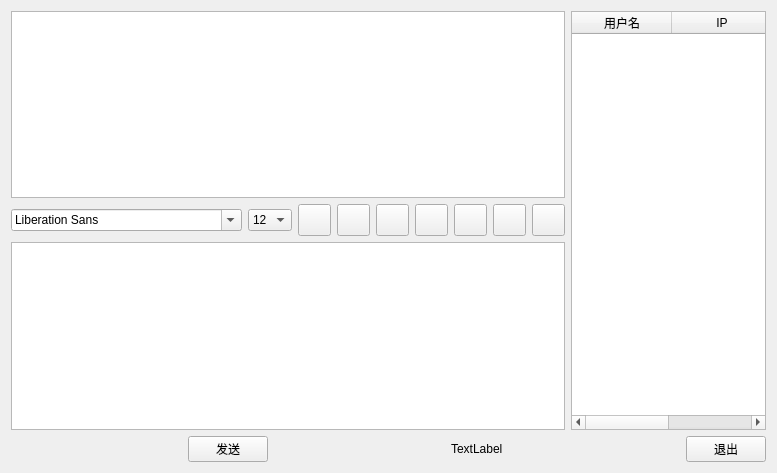
<?xml version="1.0" encoding="UTF-8"?>
<ui version="4.0">
 <class>WidgetClass</class>
 <widget class="QWidget" name="WidgetClass">
  <property name="geometry">
   <rect>
    <x>0</x>
    <y>0</y>
    <width>777</width>
    <height>473</height>
   </rect>
  </property>
  <property name="windowTitle">
   <string>Widget</string>
  </property>
  <layout class="QVBoxLayout" name="verticalLayout_2">
   <item>
    <layout class="QHBoxLayout" name="horizontalLayout_3">
     <item>
      <layout class="QVBoxLayout" name="verticalLayout">
       <item>
        <widget class="QTextBrowser" name="msgBrowser"/>
       </item>
       <item>
        <layout class="QHBoxLayout" name="horizontalLayout_2">
         <item>
          <widget class="QFontComboBox" name="fontCbx"/>
         </item>
         <item>
          <widget class="QComboBox" name="sizeCbx">
           <property name="currentIndex">
            <number>4</number>
           </property>
           <item>
            <property name="text">
             <string>8</string>
            </property>
           </item>
           <item>
            <property name="text">
             <string>9</string>
            </property>
           </item>
           <item>
            <property name="text">
             <string>10</string>
            </property>
           </item>
           <item>
            <property name="text">
             <string>11</string>
            </property>
           </item>
           <item>
            <property name="text">
             <string>12</string>
            </property>
           </item>
           <item>
            <property name="text">
             <string>13</string>
            </property>
           </item>
           <item>
            <property name="text">
             <string>14</string>
            </property>
           </item>
           <item>
            <property name="text">
             <string>15</string>
            </property>
           </item>
           <item>
            <property name="text">
             <string>16</string>
            </property>
           </item>
           <item>
            <property name="text">
             <string>17</string>
            </property>
           </item>
           <item>
            <property name="text">
             <string>18</string>
            </property>
           </item>
           <item>
            <property name="text">
             <string>19</string>
            </property>
           </item>
           <item>
            <property name="text">
             <string>20</string>
            </property>
           </item>
           <item>
            <property name="text">
             <string>21</string>
            </property>
           </item>
           <item>
            <property name="text">
             <string>22</string>
            </property>
           </item>
          </widget>
         </item>
         <item>
          <widget class="QToolButton" name="boldTBtn">
           <property name="minimumSize">
            <size>
             <width>33</width>
             <height>32</height>
            </size>
           </property>
           <property name="toolTip">
            <string>加粗</string>
           </property>
           <property name="text">
            <string/>
           </property>
           <property name="iconSize">
            <size>
             <width>26</width>
             <height>26</height>
            </size>
           </property>
           <property name="checkable">
            <bool>true</bool>
           </property>
          </widget>
         </item>
         <item>
          <widget class="QToolButton" name="italicTBtn">
           <property name="minimumSize">
            <size>
             <width>33</width>
             <height>32</height>
            </size>
           </property>
           <property name="toolTip">
            <string>倾斜</string>
           </property>
           <property name="text">
            <string/>
           </property>
           <property name="iconSize">
            <size>
             <width>26</width>
             <height>26</height>
            </size>
           </property>
           <property name="checkable">
            <bool>true</bool>
           </property>
          </widget>
         </item>
         <item>
          <widget class="QToolButton" name="underlineTBtn">
           <property name="minimumSize">
            <size>
             <width>33</width>
             <height>32</height>
            </size>
           </property>
           <property name="toolTip">
            <string>下划线</string>
           </property>
           <property name="text">
            <string/>
           </property>
           <property name="iconSize">
            <size>
             <width>26</width>
             <height>26</height>
            </size>
           </property>
           <property name="checkable">
            <bool>true</bool>
           </property>
          </widget>
         </item>
         <item>
          <widget class="QToolButton" name="colorTBtn">
           <property name="minimumSize">
            <size>
             <width>33</width>
             <height>32</height>
            </size>
           </property>
           <property name="toolTip">
            <string>更改字体颜色</string>
           </property>
           <property name="text">
            <string/>
           </property>
           <property name="iconSize">
            <size>
             <width>26</width>
             <height>26</height>
            </size>
           </property>
          </widget>
         </item>
         <item>
          <widget class="QToolButton" name="sendTBtn">
           <property name="minimumSize">
            <size>
             <width>33</width>
             <height>32</height>
            </size>
           </property>
           <property name="toolTip">
            <string>传输文件</string>
           </property>
           <property name="text">
            <string/>
           </property>
           <property name="iconSize">
            <size>
             <width>26</width>
             <height>26</height>
            </size>
           </property>
          </widget>
         </item>
         <item>
          <widget class="QToolButton" name="saveTBtn">
           <property name="minimumSize">
            <size>
             <width>33</width>
             <height>32</height>
            </size>
           </property>
           <property name="toolTip">
            <string>保存聊天记录</string>
           </property>
           <property name="text">
            <string/>
           </property>
           <property name="iconSize">
            <size>
             <width>26</width>
             <height>26</height>
            </size>
           </property>
          </widget>
         </item>
         <item>
          <widget class="QToolButton" name="clearTBtn">
           <property name="minimumSize">
            <size>
             <width>33</width>
             <height>32</height>
            </size>
           </property>
           <property name="toolTip">
            <string>清空聊天记录</string>
           </property>
           <property name="text">
            <string/>
           </property>
           <property name="iconSize">
            <size>
             <width>26</width>
             <height>26</height>
            </size>
           </property>
          </widget>
         </item>
        </layout>
       </item>
       <item>
        <widget class="QTextEdit" name="msgTextEdit"/>
       </item>
      </layout>
     </item>
     <item>
      <widget class="QTableWidget" name="usrTblWidget">
       <property name="selectionMode">
        <enum>QAbstractItemView::SingleSelection</enum>
       </property>
       <property name="selectionBehavior">
        <enum>QAbstractItemView::SelectRows</enum>
       </property>
       <property name="showGrid">
        <bool>false</bool>
       </property>
       <column>
        <property name="text">
         <string>用户名</string>
        </property>
       </column>
       <column>
        <property name="text">
         <string>IP</string>
        </property>
       </column>
      </widget>
     </item>
    </layout>
   </item>
   <item>
    <layout class="QHBoxLayout" name="horizontalLayout">
     <item>
      <spacer name="horizontalSpacer">
       <property name="orientation">
        <enum>Qt::Horizontal</enum>
       </property>
       <property name="sizeHint" stdset="0">
        <size>
         <width>40</width>
         <height>20</height>
        </size>
       </property>
      </spacer>
     </item>
     <item>
      <widget class="QPushButton" name="sendBtn">
       <property name="text">
        <string>发送</string>
       </property>
      </widget>
     </item>
     <item>
      <spacer name="horizontalSpacer_2">
       <property name="orientation">
        <enum>Qt::Horizontal</enum>
       </property>
       <property name="sizeHint" stdset="0">
        <size>
         <width>40</width>
         <height>20</height>
        </size>
       </property>
      </spacer>
     </item>
     <item>
      <widget class="QLabel" name="usrNumLbl">
       <property name="text">
        <string>TextLabel</string>
       </property>
      </widget>
     </item>
     <item>
      <spacer name="horizontalSpacer_3">
       <property name="orientation">
        <enum>Qt::Horizontal</enum>
       </property>
       <property name="sizeHint" stdset="0">
        <size>
         <width>40</width>
         <height>20</height>
        </size>
       </property>
      </spacer>
     </item>
     <item>
      <widget class="QPushButton" name="exitBtn">
       <property name="text">
        <string>退出</string>
       </property>
      </widget>
     </item>
    </layout>
   </item>
  </layout>
 </widget>
 <layoutdefault spacing="6" margin="11"/>
 <resources>
  <include location="Widget.qrc"/>
 </resources>
 <connections/>
</ui>
